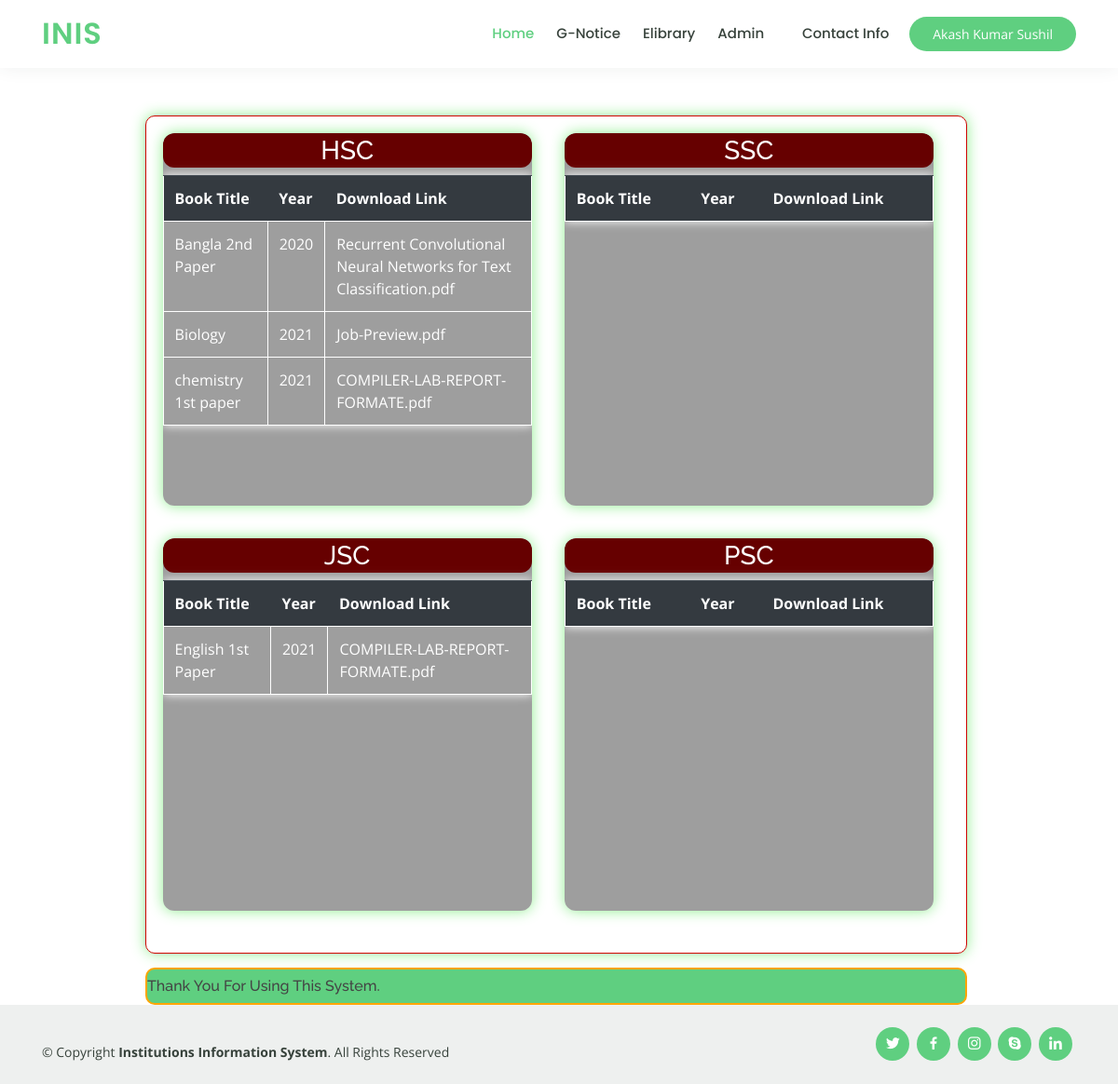
The page /ebook.php (signed in) on the database its author committed.
### tables this page shows
CREATE TABLE `tbbooks` (
  `bookTitile` varchar(500) NOT NULL,
  `class` varchar(50) NOT NULL,
  `bookpath` varchar(500) NOT NULL,
  `year` varchar(500) NOT NULL
);

### ebook.php (the view, shortened to what this page needs)
<?php
include_once('./config/dbConnection.php');
?>
<!DOCTYPE html>
<html lang="en">
<head>
  <link href="assets/vendor/bootstrap/css/bootstrap.min.css" rel="stylesheet">
  <link href="assets/vendor/icofont/icofont.min.css" rel="stylesheet">
  <link href="assets/vendor/boxicons/css/boxicons.min.css" rel="stylesheet">
  <link href="assets/vendor/remixicon/remixicon.css" rel="stylesheet">
  <link href="assets/vendor/owl.carousel/assets/owl.carousel.min.css" rel="stylesheet">
  <link href="assets/vendor/animate.css/animate.min.css" rel="stylesheet">
  <link href="assets/vendor/aos/aos.css" rel="stylesheet">
  <link href="assets/css/style.css" rel="stylesheet">
</head>
<body>
<header>
  <?php include './navbar.php'; ?>
  </header>
<main>
<div class="boxtwo" style="border-radius: 10px;width:73.5%; height:900px; margin-left:13%;margin-top:100px;background-color:white">
      <div class="box-cnt">
        <h3 class="box-cnt-h">HSC</h3>
           <table class="table box-table">
                  <tr class="thead-dark">
                      <th scope="col">Book Title</th>
                      <th scope="col">Year</th>
                       <th scope="col">Download Link</th>
                  </tr>
              <?php  $data=mysqli_query($conn,"SELECT * FROM tbbooks");
                    while($row = mysqli_fetch_array($data))
                     {
                        if($row["class"]=="HSC"){
                          $bookid_tt= $row["bookpath"];
                          $lg2="<a href='./books/$bookid_tt'>";
                          echo "<tr>";
                          echo "<td>" ;echo $row["bookTitile"]; echo "</td>";
                          echo "<td>"; echo $row["year"]; echo "</td>";
                          echo "<td>"; echo "$lg2";echo $row["bookpath"]; echo "</a>"; echo "</td>";
                          echo "</tr>";
                        }
                      }
                  ?>
                  </table>
      </div>
      <div class="box-cnt">
        <h3 class="box-cnt-h">SSC</h3>
          <table class="box-table table">
                <tr class="thead-dark">
                      <th scope="col">Book Title</th>
                      <th scope="col">Year</th>
                       <th scope="col">Download Link</th>
                  </tr>
                  </table>
      </div>
        <br/clear="all">
      <div class="box-cnt">
        <h3 class="box-cnt-h">JSC</h3>
          <table class="table box-table">
          <tr class="thead-dark">
                      <th scope="col">Book Title</th>
                      <th scope="col">Year</th>
                       <th scope="col">Download Link</th>
                  </tr>
                  <?php  $data=mysqli_query($conn,"SELECT * FROM tbbooks");
                    while($row = mysqli_fetch_array($data))
                     {
                        if($row["class"]=="Eight"){
                          $bookid_tt= $row["bookpath"];
                          $lg2="<a href='./books/$bookid_tt'>";
                          echo "<tr>";
                          echo "<td>" ;echo $row["bookTitile"]; echo "</td>";
                          echo "<td>"; echo $row["year"]; echo "</td>";
                          echo "<td>"; echo "$lg2";echo $row["bookpath"]; echo "</a>"; echo "</td>";
                          echo "</tr>";
                        }
                      }
                  ?>
                  </table>
      </div>
      <div class="box-cnt">
        <h3 class="box-cnt-h">PSC</h3>
          <table class="table box-table">
                  <tr class="thead-dark">
                      <th scope="col">Book Title</th>
                      <th scope="col">Year</th>
                       <th scope="col">Download Link</th>
                  </tr>
                  </table>
      </div>
    </div>
        <div class="boxthree" style="background-color: #5fcf80; border:solid 2px orange;border-radius: 10px; width:73.5%; height:40px; margin-left:13%; margin-top:15px" >
          <marquee behavior="alternate" direction="right" loop="1" style="margin-right:38%;"><h6 class="mt-2">Thank You For Using This System.</h6></marquee>
        </div>
</main>
  <footer id="footer">
    <div class="container d-md-flex py-4">
<div class="mr-md-auto text-center text-md-left pt-3">
  <div class="copyright">
    &copy; Copyright <strong><span>Institutions Information System</span></strong>. All Rights Reserved
  </div>
</div>
<div class="social-links text-center text-md-right pt-3 pt-md-0">
  <a href="#" class="twitter"><i class="bx bxl-twitter"></i></a>
  <a href="#" class="facebook"><i class="bx bxl-facebook"></i></a>
  <a href="#" class="instagram"><i class="bx bxl-instagram"></i></a>
  <a href="#" class="google-plus"><i class="bx bxl-skype"></i></a>
  <a href="#" class="linkedin"><i class="bx bxl-linkedin"></i></a>
</div>
</div>
</footer>
</body>
</html>

### assets/css/style.css (style rules this page uses)
body { font-family: "Open Sans", sans-serif; color: #444444; }
a { color: #5fcf80; }
h1, h2, h3, h4, h5, h6 { font-family: "Raleway", sans-serif; }
#footer { color: #37423b; font-size: 14px; background: #eef0ef; }
#footer .social-links a { font-size: 18px; display: inline-block; background: #5fcf80; color: #fff; line-height: 1; padding: 8px 0; margin-right: 4px; border-radius: 50%; text-align: center; width: 36px; height: 36px; transition: 0.3s; }

### ebook.php (style rules this page uses)
.boxtwo { background-size: cover; box-shadow:0px 0px 15px lightgreen; border:solid 1px #CF0403; }
.box-cnt { box-shadow: 0px 0px 15px lightgreen; background:rgba(0,0,0,0.38); float:left; border-radius:12px; overflow: auto; height:400px; width:45%; margin: 2% 2%; float: left; }
.box-cnt-h { color:white; text-align: center; padding-top:2px; padding-bottom: 2px; background:#660000; border-radius:12px; }
.box-table { color: white; border-collapse: collapse; box-shadow: 0px 0px 10px white; height: auto; }
.box-table td,tr { border: 1px solid white; }
a { color: white; }

### rows shown on the page
tbbooks: bookTitile "Bangla 2nd Paper", year "2020", bookpath "Recurrent Convolutional Neural Networks for Text Classification.pdf"
tbbooks: bookTitile "Biology", year "2021", bookpath "Job-Preview.pdf"
tbbooks: bookTitile "chemistry 1st paper", year "2021", bookpath "COMPILER-LAB-REPORT-FORMATE.pdf"
tbbooks: bookTitile "English 1st Paper", year "2021", bookpath "COMPILER-LAB-REPORT-FORMATE.pdf"

### other values the page prints
$_SESSION['name'] "Akash Kumar Sushil"
